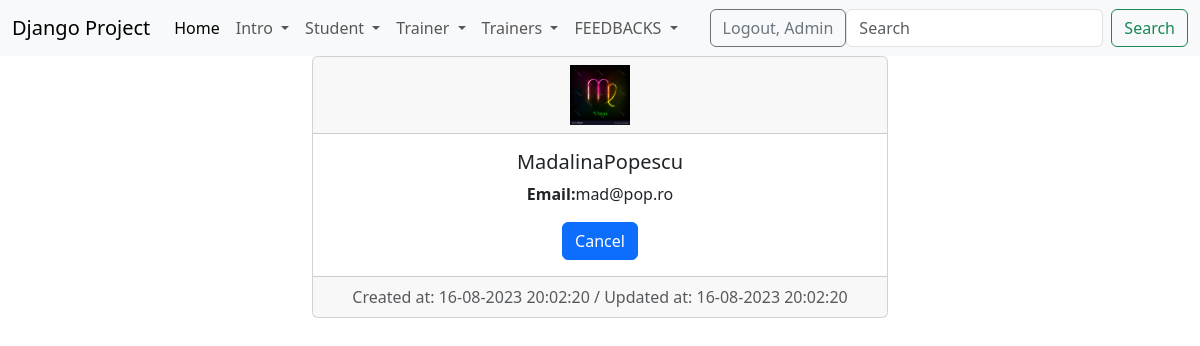
Screenshot of /detail-student/5/ (signed in) with the database file from the repository.
### student/models.py (models this page shows)
class Student(models.Model):
    gender_options = (
        ('male','MALE'),
        ('female','FEMALE')
    )
    first_name = models.CharField(max_length=30)
    last_name = models.CharField(max_length=30)
    age = models.IntegerField()
    email = models.EmailField(max_length=100)
    description = models.TextField(max_length=500)
    start_date = models.DateField()
    end_date = models.DateField()
    active = models.BooleanField(default=True)
    gender = models.CharField(max_length=6, choices=gender_options)
    trainer = models.ForeignKey(Trainer, on_delete=models.CASCADE, null=True)
    profile = models.ImageField(upload_to='profiles_student/', null=True)
    create_at = models.DateTimeField(auto_now_add=True)
    update_at = models.DateTimeField(auto_now=True)
    def __str__(self):
        return f'{self.first_name}{self.last_name}'

### student/views.py (the view)
# urls.py: path('detail-student/<int:pk>/', views.StudentDetailView.as_view(), name='detail_student'),
class StudentDetailView(LoginRequiredMixin ,PermissionRequiredMixin, DetailView):
    template_name = 'student/detail_student.html'
    model = Student
    permission_required = 'student.view_student'

### djangoProject/context_processors.py (called while the page is built)
def get_all_trainers(request):
    get_trainers = Trainer.objects.all()
    return {'trainers': get_trainers}

### trainer/models.py (called while the page is built)
    def __str__(self):
        return f'{self.first_name} {self.last_name}'

### templates/student/detail_student.html (shortened to what this page needs)
{% extends 'base.html' %}
{% load static %}
{% block content %}
    <div class="container-fluid">
        <div class="row">
            <div class="col-md-6 offset-md-3">
                <div class="card text-center">
                    <div class="card-header">
                        {% if student.profile %}
                                        <img src="{{ student.profile.url }}" style="width: 60px; height: 60px"
                                             alt="nu exista imagine">
                                    {% elif  student.gender == 'male' %}
                                        <img src="{% static 'images/img.png' %}" style="width: 60px; height: 60px"
                                             alt="nu exista imagine">
                                    {% elif student.gender == 'female' %}
                                        <img src="{% static 'images/img_1.png' %}" style="width: 60px; height: 60px"
                                             alt="nu exista imagine">
                                    {% endif %}
                    </div>
                    <div class="card-body">
                        <h5 class="card-title">{{ student }}</h5>
                        <p class="card-text"><strong>Email:</strong>{{ student.email }}</p>
                        <a href="{% url 'list_of_students' %}" class="btn btn-primary">Cancel</a>
                    </div>
                    <div class="card-footer text-body-secondary">
                       Created at: {{ student.create_at|date:'d-m-Y H:i:s' }} / Updated at: {{ student.update_at|date:'d-m-Y H:i:s' }}
                    </div>
                </div>
            </div>
        </div>
    </div>
{% endblock %}

### templates/navbar.html (shortened to what this page needs)
<nav class="navbar navbar-expand-lg bg-body-tertiary">
    <div class="container-fluid">
        <a class="navbar-brand" href="#">Django Project</a>
        <div class="collapse navbar-collapse" id="navbarSupportedContent">
            <ul class="navbar-nav me-auto mb-2 mb-lg-0">
                <li class="nav-item">
                    <a class="nav-link active" aria-current="page" href="{% url 'home-page' %}">Home</a>
                </li>
                {% if user.is_authenticated %}
                    <li class="nav-item dropdown">
                        <a class="nav-link dropdown-toggle" href="#" role="button" data-bs-toggle="dropdown"
                           aria-expanded="false">
                            Intro
                        </a>
                    </li>
                    {% if perms.student.add_student or perms.student.view_list_of_students %}
                        <li class="nav-item dropdown">
                            <a class="nav-link dropdown-toggle" href="#" role="button" data-bs-toggle="dropdown"
                               aria-expanded="false">
                                Student
                            </a>
                        </li>
                    {% endif %}
                    <li class="nav-item dropdown">
                        <a class="nav-link dropdown-toggle" href="#" role="button" data-bs-toggle="dropdown"
                           aria-expanded="false">
                            Trainer
                        </a>
                    </li>
                    <li class="nav-item dropdown">
                        <a class="nav-link dropdown-toggle" href="#" role="button" data-bs-toggle="dropdown"
                           aria-expanded="false">
                            Trainers
                        </a>
                    </li>
                {% endif %}
                <li class="nav-item dropdown">
                    <a class="nav-link dropdown-toggle" href="#" role="button" data-bs-toggle="dropdown"
                       aria-expanded="false">
                        FEEDBACKS
                    </a>
                </li>
            </ul>
            {% if user.is_authenticated %}
                <div>
                    <a href="{% url 'logout' %}" class="btn btn-outline-secondary">Logout, {{ user.username|title }}</a>
                </div>
                <form class="d-flex" method="get" action="{% url 'search' %}" role="search">
                    <input name="filter" class="form-control me-2" type="search" placeholder="Search"
                           aria-label="Search">
                    <button class="btn btn-outline-success" type="submit">Search</button>
                </form>
            {% else %}
                <div>
                    <a href="{% url 'login' %}" class="btn btn-outline-primary">Login</a>
                    <a href="{% url 'create-user' %}" class="btn btn-outline-secondary">Sign up</a>
                </div>
            {% endif %}
        </div>
    </div>
</nav>

### rows the page displays
Student: profile (picture), first_name+last_name "MadalinaPopescu", email "mad@pop.ro", create_at "16-08-2023 20:02:20", update_at "16-08-2023 20:02:20"

### other values shown
{{ user.username|title }} "Admin"
